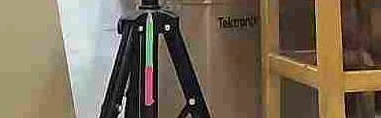
#> input picture picture/1.jpg, 381 x 118 px, given in place of the camera
$ python videoprocess.py
#> lines starting #> are read from the running program, lines starting #| are printed output that depends on the picture; after the words box and inside, x2 and y2 are one past the last pixel; in counts of white or black regions, pixels touching at a corner belong together
'''
Author: your name
Date: 2021-11-04 07:48:58
LastEditTime: 2021-11-04 07:54:26
LastEditors: Please set LastEditors
Description: In User Settings Edit
FilePath: /ResPiClint/py/videoprocess.py
'''
import cv2
import numpy as np

ball_color = 'green'

color_dist = {'red': {'Lower': np.array([0, 60, 60]), 'Upper': np.array([6, 255, 255])},
              'blue': {'Lower': np.array([100, 80, 46]), 'Upper': np.array([124, 255, 255])},
              'green': {'Lower': np.array([35, 43, 35]), 'Upper': np.array([90, 255, 255])},
              }

cap = cv2.VideoCapture(0)
cv2.namedWindow('camera', cv2.WINDOW_AUTOSIZE)

while cap.isOpened():
    ret, frame = cap.read()
#> frame is the input picture: shape (118, 381, 3); mean B, G, R 86.7, 106.4, 120.8
    if ret:
        if frame is not None:
            gs_frame = cv2.GaussianBlur(frame, (5, 5), 0)                     # 高斯模糊
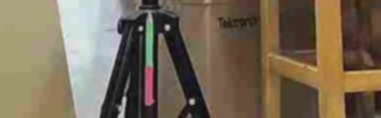
#> gs_frame: shape (118, 381, 3); mean B, G, R 86.7, 106.4, 120.8
            hsv = cv2.cvtColor(gs_frame, cv2.COLOR_BGR2HSV)                 # 转化成HSV图像
#> hsv: shape (118, 381, 3); mean H, S, V 35.8, 81.7, 123.1
            erode_hsv = cv2.erode(hsv, None, iterations=2)                   # 腐蚀 粗的变细
#> erode_hsv: shape (118, 381, 3); mean H, S, V 25.7, 69.9, 111
            inRange_hsv = cv2.inRange(erode_hsv, color_dist[ball_color]['Lower'], color_dist[ball_color]['Upper'])
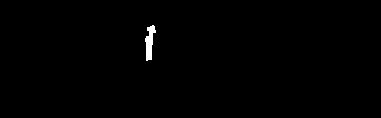
#> inRange_hsv: shape (118, 381); 0.5% white; 1 white region
            cnts = cv2.findContours(inRange_hsv.copy(), cv2.RETR_EXTERNAL, cv2.CHAIN_APPROX_SIMPLE)[-2]
#> cnts = 1 contour; box (x1, y1, x2, y2) and area: (145, 25, 156, 61) 182
            if len(cnts)>0:
                c = max(cnts, key=cv2.contourArea)
#> c = contour of 28 points, box (x1, y1, x2, y2) (145, 25, 156, 61), area 182
                rect = cv2.minAreaRect(c)
#> rect = ((148.9, 42.41), (35.65, 9.01), -81.57)
                box = cv2.boxPoints(rect)
#> box = [[150.7, 60.7], [141.8, 59.38], [147.1, 24.12], [156, 25.44]]
                cv2.drawContours(frame, [np.int0(box)], -1, (0, 255, 255), 2)
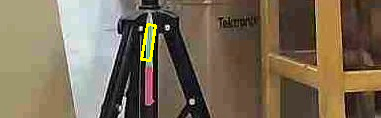
#> frame: shape (118, 381, 3); 0.57% of pixels changed, all inside (x1, y1, x2, y2) = (140, 23, 157, 62)
                cv2.imshow('camera', frame)
                cv2.waitKey(1)
        else:
            print("无画面")
    else:
        print("无法读取摄像头！")

cap.release()
cv2.waitKey(0)
cv2.destroyAllWindows()
